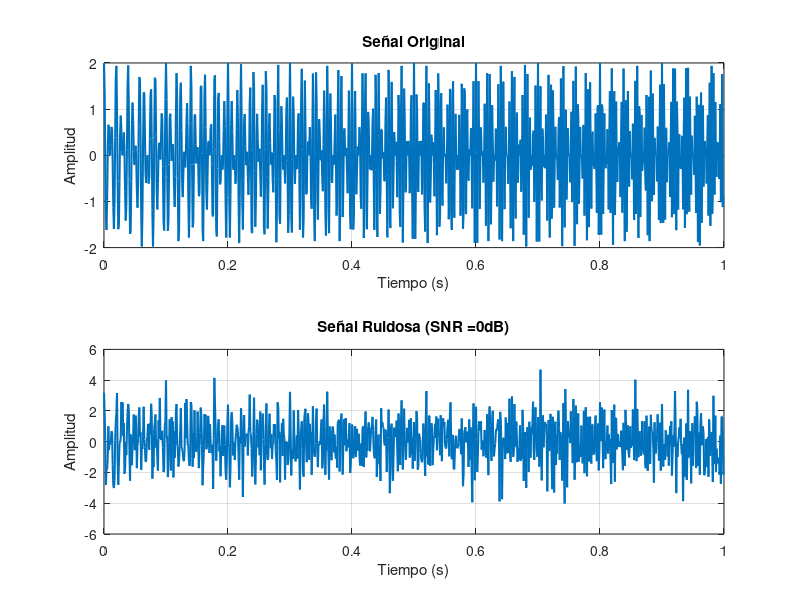
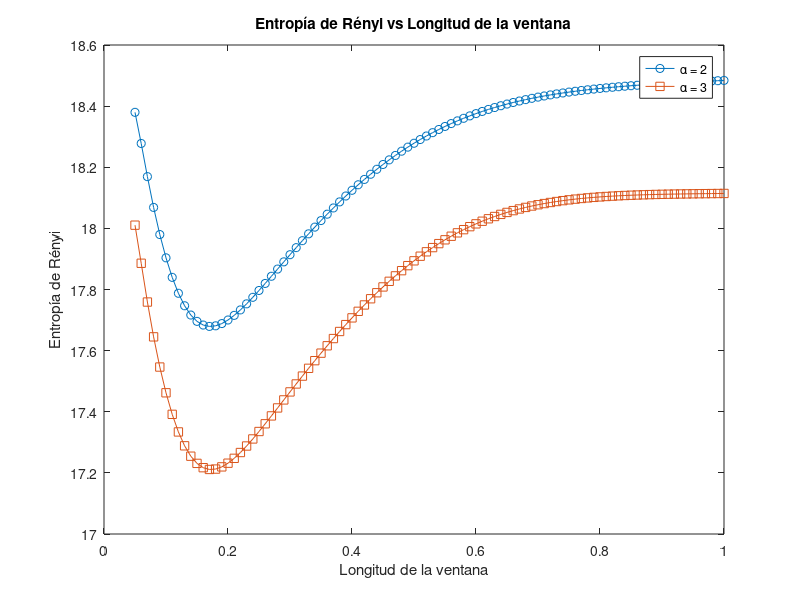
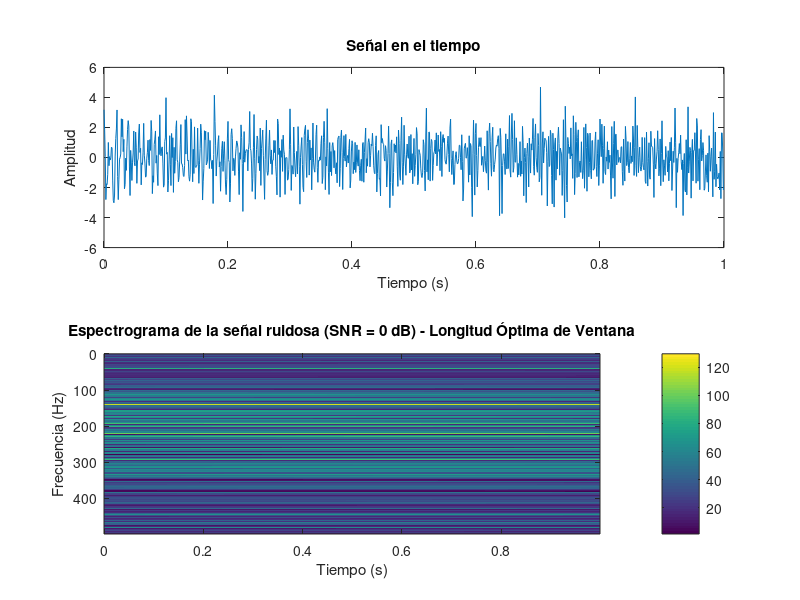
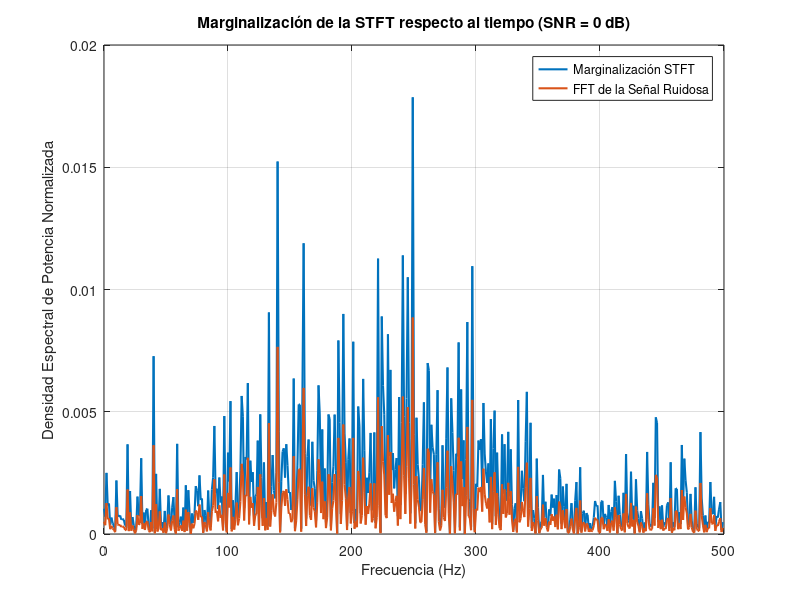

Source code (MATLAB) for these figures, in order:
clear all;
close all;

Fs = 1000;                  % Frecuencia de muestreo
Ts = 1/Fs;                  % Intervalo de muestreo
t = 0:Ts:1-Ts;              % Vector de tiempo
N = length(t);              % Longitud de la señal
k = 200;                    % Parámetro de la ventana gaussiana
len = 0.05:0.01:1;           % Diferentes longitudes de la ventana
sigma = 18 ./ len.^2;       % Parámetro sigma para cada longitud de ventana
f1 = 100;                   % Frecuencia de la primera señal
f2 = 150;                   % Frecuencia de la segunda señal
alpha1 = 2;                 % Parámetro alpha para la entropía de Rényi (caso 1)
alpha2 = 3;                 % Parámetro alpha para la entropía de Rényi (caso 2)

x1 = cos(2*pi*100*t + 2*pi*100*t.^2);
x2 = cos(2*pi*150*t + 2*pi*100*t.^2);
x = x1 + x2;                          % Señal combinada



P_signal = mean(x.^2);                % Potencia de la señal original
% Escalar el ruido para diferentes SNR
% Escalar el ruido para diferentes SNR
SNR_values = [0, -5, -10];            % Valores de SNR en dB
ruido_gaussiano = zeros(size(x));     % Inicializar el ruido
x_ruido = zeros(length(SNR_values), length(x));  % Inicializar matriz para las señales ruidosas

for idx = 1:length(SNR_values)
    snr_db = SNR_values(idx);          % Obtener el valor de SNR actual
    
    % Calcular la potencia del ruido deseada
    P_noise = P_signal / 10^(snr_db / 10);
    
    % Generar ruido gaussiano con la potencia deseada
    ruido_gaussiano = sqrt(P_noise) * randn(size(x));  % Escalar el ruido
    
    % Añadir ruido a la señal y almacenar en la columna correspondiente
    x_ruido(idx, :) = x + ruido_gaussiano;  % Transponer para que cada columna corresponda a una señal ruidosa
    P_noise = mean(ruido_gaussiano.^2);  % Potencia del ruido
    SNR = 10 * log10(P_signal / P_noise);

    % Mostrar el valor de la SNR (debería ser cercano a 0 dB)
    disp(['Relación señal-ruido (SNR): ', num2str(SNR), ' dB']);
end


% Parámetros para la STFT
STFT = zeros(N, N);                    % Matriz para almacenar el resultado de la STFT

% Inicialización de los vectores para almacenar la entropía de Rényi
renyi_alpha1 = zeros(1, length(len)); 
renyi_alpha2 = zeros(1, length(len)); 
for u = 1:length(SNR_values)
    for l = 1:length(len)
        for n = 1:N
            a = n / Fs;                           % Desplazamiento de la ventana
            g = exp(-sigma(l) * (t - a).^2);      % Ventana gaussiana
            x_v = x_ruido(u,:);
            x_v = x_v .* g;                         % Multiplicación de la señal por la ventana
            x_v_f = fftshift(fft(x_v)).*exp(1i*2*pi*t/N);           % FFT de la señal segmentada
            STFT(:, n) = x_v_f;                   % Almacenar en la matriz de STFT
        end

        % Cálculo del espectrograma
        spec = abs(STFT).^2;                      % Potencia espectral (magnitud al cuadrado)

        % Normalización del espectrograma
        spec_norm = spec ./ sum(sum(spec));         % Normalización para que el espectrograma sea una distribución de probabilidad

        % Cálculo de la entropía de Rényi para alpha = 2
        renyi_alpha1(l) = (1 / (1 - alpha1)) * log2(sum(sum(spec_norm.^alpha1)));

        % Cálculo de la entropía de Rényi para alpha = 3
        renyi_alpha2(l) = (1 / (1 - alpha2)) * log2(sum(sum(spec_norm.^alpha2)));

    end
    
    figure;
    % Subplot para la señal original
    subplot(2, 1, 1);
    plot(t, x, 'LineWidth', 1.5);
    title('Señal Original');
    xlabel('Tiempo (s)');
    ylabel('Amplitud');
    grid on;

    % Subplot para la señal ruidosa con SNR = 0 dB
    subplot(2, 1, 2);
    plot(t, x_ruido(u, :), 'LineWidth', 1.5);
    title(['Señal Ruidosa (SNR =',num2str(SNR_values(u)),'dB)']);
    xlabel('Tiempo (s)');
    ylabel('Amplitud');
    grid on;

    % Graficar la entropía de Rényi en función de la longitud de la ventana
    figure;
    plot(len, renyi_alpha1, '-o', 'DisplayName', ['α = ', num2str(alpha1)]);
    hold on;
    plot(len, renyi_alpha2, '-s', 'DisplayName', ['α = ', num2str(alpha2)]);
    xlabel('Longitud de la ventana');
    ylabel('Entropía de Rényi');
    title('Entropía de Rényi vs Longitud de la ventana');
    legend show;

    % Encontrar el mínimo global para alpha = 2 y alpha = 3
    [min_renyi1, index_min_renyi1] = min(renyi_alpha1);
    [min_renyi2, index_min_renyi2] = min(renyi_alpha2);

    % Mostrar resultados del mínimo
    disp(['Mínimo global de la entropía de Rényi (α = ', num2str(alpha1), '): ', num2str(min_renyi1), ' en longitud de ventana: ', num2str(len(index_min_renyi1)), 's']);
    disp(['Mínimo global de la entropía de Rényi (α = ', num2str(alpha2), '): ', num2str(min_renyi2), ' en longitud de ventana: ', num2str(len(index_min_renyi2)),'s']);
    longitud_ven = index_min_renyi2;
    sigma_op = 18/longitud_ven^2;
    for n = 1:N
        a = n / Fs;                           % Desplazamiento de la ventana
        g = exp(-sigma_op* (t - a).^2);      % Ventana gaussiana
        x_v = x_ruido(u,:) .* g;                         % Multiplicación de la señal por la ventana
        x_v_f = fftshift(fft(x_v));           % FFT de la señal segmentada
        STFT(:, n) = x_v_f;                   % Almacenar en la matriz de STFT
    end
    k = 0:Fs/N: Fs/2 - Fs/N;                    % Frecuencias positivas

    % Graficar la señal original y su STFT
    figure;
    subplot(2,1,1);
    plot(t, real(x_ruido(u,:)));
    title('Señal en el tiempo');
    xlabel('Tiempo (s)');
    ylabel('Amplitud');

    % Mostrar el espectrograma (STFT en función del tiempo y frecuencia)
    subplot(2,1,2);
    imagesc(t, k, abs(STFT(N/2+1:end,:)));   % Magnitud de la STFT

    % Invertir el eje de frecuencias (frecuencias más altas abajo)
    set(gca, 'YDir', 'reverse');  % Ahora las frecuencias altas estarán abajo

    xlabel('Tiempo (s)');
    ylabel('Frecuencia (Hz)');
    title(['Espectrograma de la señal ruidosa (SNR = ', num2str(SNR_values(u)), ' dB) - Longitud Óptima de Ventana']);
    colorbar;
    
        % Marginalización de la STFT respecto al tiempo
    % Calcular la potencia espectral (espectrograma)
    espectrograma = abs(STFT(N/2+1:end,:)).^2; % Potencia espectral

    % Sumar la potencia espectral a lo largo del tiempo
    marginal = sum(espectrograma, 2); % Sumar a lo largo del tiempo (columnas)

    % Normalizar la marginal
    marginal_normalizada = marginal / sum(marginal); % Normalización para que sea una distribución
    
      % Calcular la FFT de la señal ruidosa
    fft_s = fftshift(fft(x_ruido(u,:)));
    fft_s_norm = abs(fft_s).^2 / sum(abs(fft_s).^2); % Normalizar la FFT

    % Graficar la marginalización
    figure;
    plot(k, marginal_normalizada, 'LineWidth', 1.5, 'DisplayName', 'Marginalización STFT');
    hold on;
    plot(k, fft_s_norm(N/2+1:end), 'LineWidth', 1.5, 'DisplayName', 'FFT de la Señal Ruidosa');
    
    xlabel('Frecuencia (Hz)');
    ylabel('Densidad Espectral de Potencia Normalizada');
    title(['Marginalización de la STFT respecto al tiempo (SNR = ', num2str(SNR_values(u)), ' dB)']);
    grid on;

    % Agregar leyenda para identificar las curvas
    legend show;

    hold off;
    
end


%Comentario: Se observa que la marginaliazción del espectrograma es una
%versión suavizada del espectro de potencia de la señal.